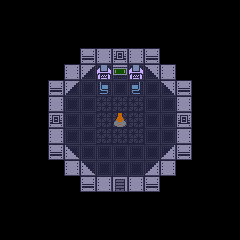

The image is a tile-based game level rendered from a .tmx file. Its description and complete source (layers, tilesets, objects, tile grids) follow:
An orthogonal 15x15 tile map with 16x16 px tiles, 3 tile layers (floor, wall, units), 1 hidden layer not drawn.

<map version="1.10" tiledversion="2025.05.05" orientation="orthogonal" renderorder="right-down" width="15" height="15" tilewidth="16" tileheight="16" infinite="0" nextlayerid="6" nextobjectid="1">
 <tileset firstgid="1" source="../../tiles/battle/ufo.tsx" />
 <layer id="1" name="floor" width="15" height="15">
  <data encoding="csv">
0,0,0,0,0,0,0,0,0,0,0,0,0,0,0,
0,0,0,0,0,0,0,0,0,0,0,0,0,0,0,
0,0,0,0,0,0,0,0,0,0,0,0,0,0,0,
0,0,0,0,0,1,1,1,1,1,0,0,0,0,0,
0,0,0,0,1,1,1,1,1,1,1,0,0,0,0,
0,0,0,1,1,1,1,1,1,1,1,1,0,0,0,
0,0,0,1,1,1,2,2,2,1,1,1,0,0,0,
0,0,0,1,1,1,2,2,2,1,1,1,0,0,0,
0,0,0,1,1,1,2,2,2,1,1,1,0,0,0,
0,0,0,1,1,1,1,1,1,1,1,1,0,0,0,
0,0,0,0,1,1,1,1,1,1,1,0,0,0,0,
0,0,0,0,0,1,1,1,1,1,0,0,0,0,0,
0,0,0,0,0,0,0,0,0,0,0,0,0,0,0,
0,0,0,0,0,0,0,0,0,0,0,0,0,0,0,
0,0,0,0,0,0,0,0,0,0,0,0,0,0,0
</data>
 </layer>
 <layer id="3" name="wall" width="15" height="15">
  <data encoding="csv">
0,0,0,0,0,0,0,0,0,0,0,0,0,0,0,
0,0,0,0,0,0,0,0,0,0,0,0,0,0,0,
0,0,0,0,0,0,0,0,0,0,0,0,0,0,0,
0,0,0,0,0,3,5,4,5,3,0,0,0,0,0,
0,0,0,0,5,8,15,7,15,9,5,0,0,0,0,
0,0,0,3,8,0,13,0,14,0,9,3,0,0,0,
0,0,0,5,0,0,0,0,0,0,0,5,0,0,0,
0,0,0,4,0,0,0,16,0,0,0,4,0,0,0,
0,0,0,5,0,0,0,0,0,0,0,5,0,0,0,
0,0,0,3,18,0,0,0,0,0,19,3,0,0,0,
0,0,0,0,5,18,0,0,0,19,5,0,0,0,0,
0,0,0,0,0,3,5,6,5,3,0,0,0,0,0,
0,0,0,0,0,0,0,0,0,0,0,0,0,0,0,
0,0,0,0,0,0,0,0,0,0,0,0,0,0,0,
0,0,0,0,0,0,0,0,0,0,0,0,0,0,0
</data>
 </layer>
 <layer id="5" name="roof" width="15" height="15" visible="0">
  <data encoding="csv">
0,0,0,0,0,0,0,0,0,0,0,0,0,0,0,
0,0,0,0,0,0,0,0,0,0,0,0,0,0,0,
0,0,0,0,0,0,0,0,0,0,0,0,0,0,0,
0,0,0,0,0,10,10,10,10,10,0,0,0,0,0,
0,0,0,0,10,10,10,10,10,10,10,0,0,0,0,
0,0,0,10,10,10,10,10,10,10,10,10,0,0,0,
0,0,0,10,10,10,10,10,10,10,10,10,0,0,0,
0,0,0,10,10,10,10,10,10,10,10,10,0,0,0,
0,0,0,10,10,10,10,10,10,10,10,10,0,0,0,
0,0,0,10,10,10,10,10,10,10,10,10,0,0,0,
0,0,0,0,10,10,10,10,10,10,10,0,0,0,0,
0,0,0,0,0,10,10,10,10,10,0,0,0,0,0,
0,0,0,0,0,0,0,0,0,0,0,0,0,0,0,
0,0,0,0,0,0,0,0,0,0,0,0,0,0,0,
0,0,0,0,0,0,0,0,0,0,0,0,0,0,0
</data>
 </layer>
 <layer id="4" name="units" width="15" height="15">
  <data encoding="csv">
0,0,0,0,0,0,0,0,0,0,0,0,0,0,0,
0,0,0,0,0,0,0,0,0,0,0,0,0,0,0,
0,0,0,0,0,0,0,0,0,0,0,0,0,0,0,
0,0,0,0,0,0,0,0,0,0,0,0,0,0,0,
0,0,0,0,0,0,0,0,0,0,0,0,0,0,0,
0,0,0,0,0,0,0,0,0,0,0,0,0,0,0,
0,0,0,0,0,0,0,0,0,0,0,0,0,0,0,
0,0,0,0,0,0,0,0,0,0,0,0,0,0,0,
0,0,0,0,0,0,0,0,0,0,0,0,0,0,0,
0,0,0,0,0,0,0,0,0,0,0,0,0,0,0,
0,0,0,0,0,0,0,0,0,0,0,0,0,0,0,
0,0,0,0,0,0,0,0,0,0,0,0,0,0,0,
0,0,0,0,0,0,0,0,0,0,0,0,0,0,0,
0,0,0,0,0,0,0,0,0,0,0,0,0,0,0,
0,0,0,0,0,0,0,0,0,0,0,0,0,0,0
</data>
 </layer>
</map>
